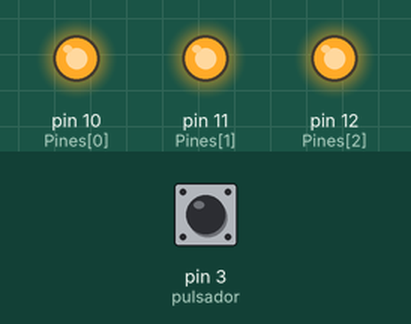
Recording of a sketch running on a simulated Arduino Uno, built with avr-gcc and run on an emulated ATmega328P. On the bench: output pins drawn as LEDs (lit = HIGH). Dashed ring = blinking. The test bench sets the inputs (shaded band); at power-on: pin 3 (pulsador) LOW.

Above: at 1.2 s.
1.3 s: pin 3 (pulsador) pulled HIGH for 0.15 s
At 1.8 s:
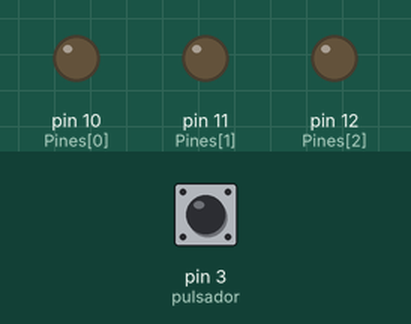
4.3 s: pin 3 (pulsador) pulled HIGH for 1 s
At 4.9 s:
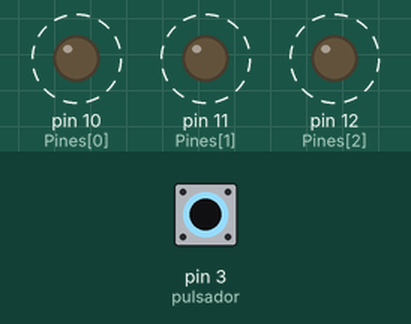
7.3 s: pin 3 (pulsador) pulled HIGH for 3.2 s
At 11.0 s:
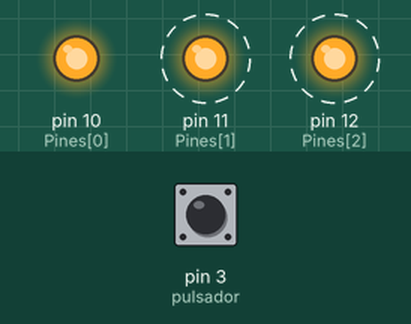
Timing chart, 0 to 12.5 s (numbered marks = the images above; inputs shaded):
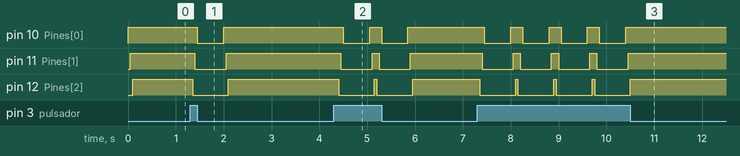

The sketch:

EX4.ino
```cpp
int Pines[] = {10, 11, 12};
int x=0;
int pulsador=3;


void setup() {
  // put your setup code here, to run once:

for (int i=0; i <= 2; i++){

      pinMode(Pines[i], OUTPUT);
   }

pinMode(pulsador, INPUT);

}

void loop() {


for (int i=0; i <= 2; i++){

      digitalWrite(Pines[i],HIGH);

delay(50);

   }


x = digitalRead(pulsador);

if(x==HIGH){

   for (int i=2; i>=0 ; i--){

      digitalWrite(Pines[i],LOW);

    delay(50);
   }

   delay(500);
}

}
```

Measured:
- after the input at 1.3 s, pin 10 (Pines[0]): HIGH → LOW after 0.15 s, → HIGH 0.55 s later; pin 11 (Pines[1]): HIGH → LOW after 0.10 s, → HIGH 0.65 s later; pin 12 (Pines[2]): HIGH → LOW after 0.05 s, → HIGH 0.75 s later
- after the input at 4.3 s, pin 10 (Pines[0]): alternates HIGH for 0.25 s and LOW for 0.55 s, 4 changes in all, then stays HIGH, starting after 0.20 s; pin 11 (Pines[1]): alternates HIGH for 0.15 s and LOW for 0.65 s, 4 changes in all, then stays HIGH, starting after 0.15 s
- after the input at 7.3 s, pin 10 (Pines[0]): alternates HIGH for 0.25 s and LOW for 0.55 s, 8 changes in all, then stays HIGH, starting after 0.15 s; pin 11 (Pines[1]): alternates HIGH for 0.15 s and LOW for 0.65 s, 8 changes in all, then stays HIGH, starting after 0.10 s
